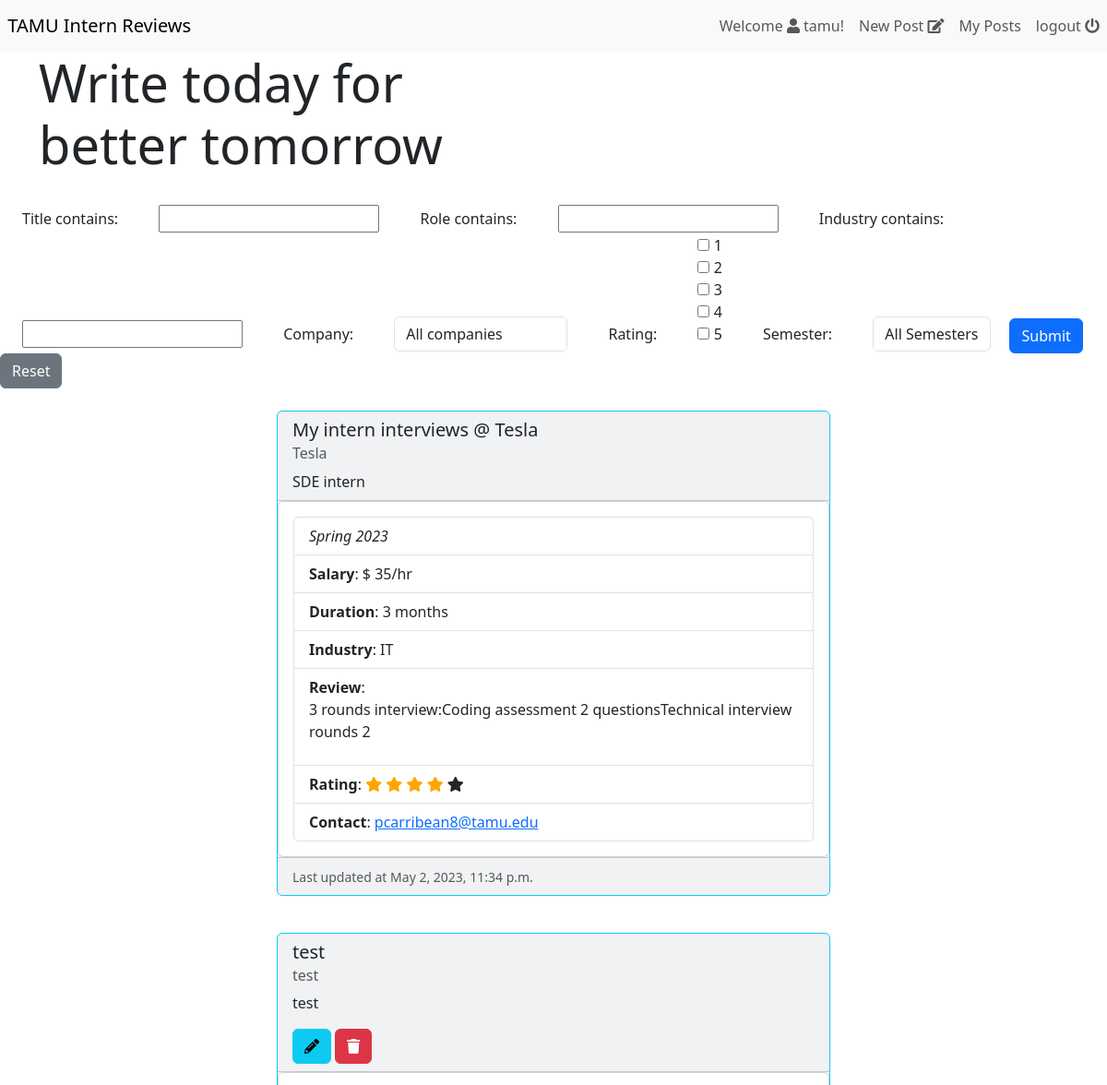
The app's page /posts (signed in, upper part), older data.
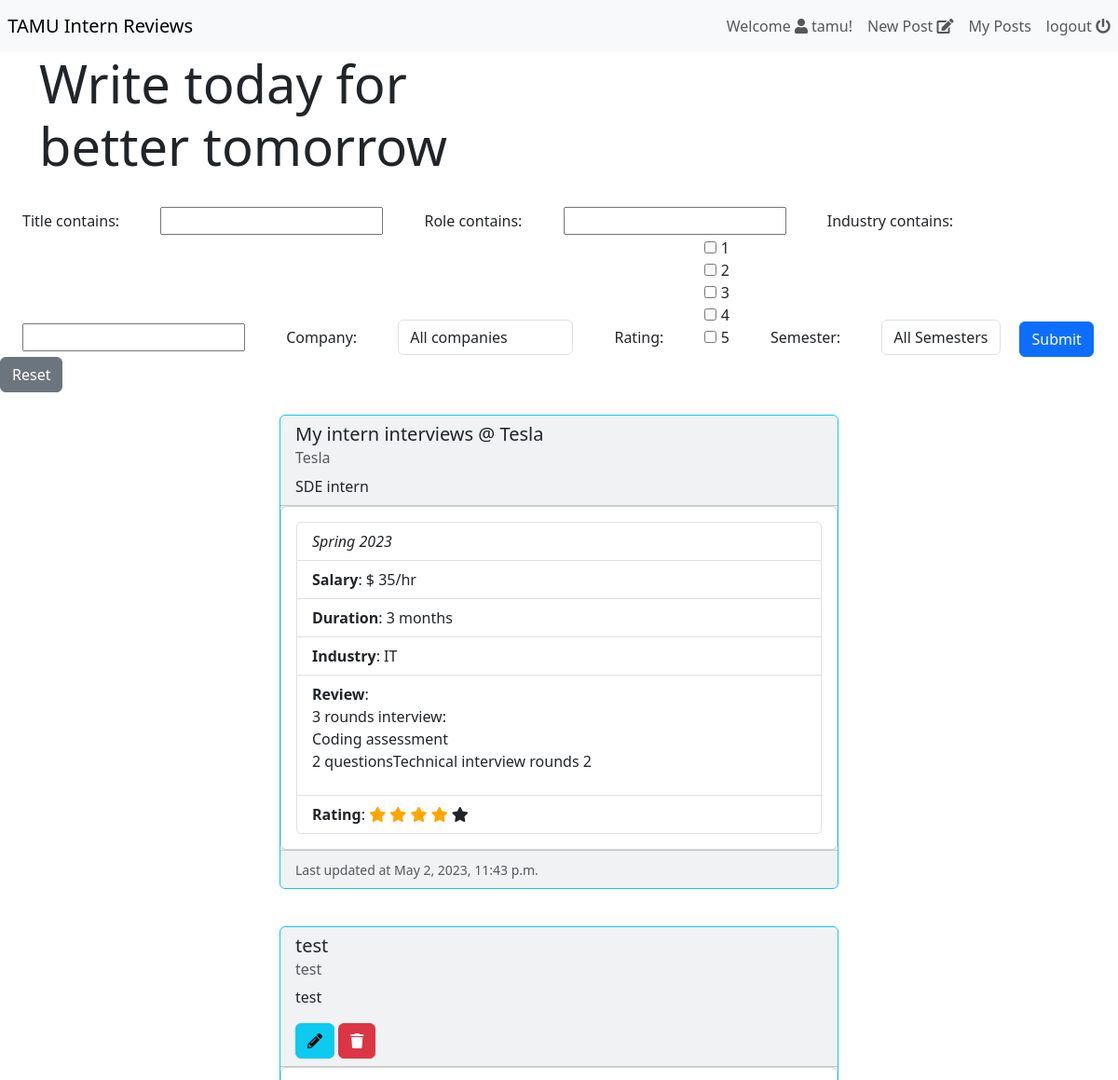
The same page, newer data.
### post/models.py (models this page shows, shortened)
class Post(models.Model):
    company = models.CharField(max_length=150)
    role = models.CharField(max_length=150)
    title = models.CharField(max_length=150)
    review = models.CharField(max_length=500)
    rating = models.IntegerField()
    duration = models.IntegerField()
    semester = models.CharField(max_length=15)
    year = models.PositiveIntegerField(default=current_year(), validators=[
                                       MinValueValidator(2013), max_value_current_year])
    salary = models.PositiveIntegerField(blank=True, null=True)
    industry = models.CharField(max_length=150, blank=True, null=True)
    email = models.EmailField(help_text='Enter your Texas A&M email')
    created_date = models.DateTimeField(auto_now_add=True)
    modified_date = models.DateTimeField(auto_now=True)
    show_email = models.BooleanField()
    objects = models.Manager()

### post/views.py (the view)
# urls.py: path('posts', views.list_posts, name='list_posts'),
def list_posts(request):
    posts = Post.objects.all().order_by('modified_date').reverse()
    filters = PostFilter(request.GET, queryset=posts)
    context = {
        'posts': posts,
        'filter': filters
    }
    return render(request, 'post/list.html', context)

### post/models.py (called while the page is built)
    def __str__(self):
        return self.semester

### post/templates/post/list.html (shortened to what this page needs)
{% extends "../registration/home.html" %} {% block content %}
<form method="get" class="form-inline">
  {% for fil in filter.form %}
  <div class="form-check form-check-inline">{{ fil.label }}:</div>
  <div class="form-check form-check-inline">{{fil}}</div>
  {% endfor %}
  <input class="btn btn-primary" type="submit" />
  <a type="button" class="btn btn-secondary" href="{% url 'list_posts' %}"
    >Reset</a
  >
</form>
<div class="row row-cols-2 row-cols-md-2 g-4">
  {% for p in filter.qs %}
  <div class="col w-100">
    <div class="card border border-info bg-light shadow-0 mb-3 mx-auto w-50">
      <div class="card-header" id="headingOne">
        <h5 class="card-title">{{ p.title }}</h5>
        <h6 class="card-subtitle mb-2 text-muted">{{ p.company }}</h6>
        <p class="card-text">{{ p.role }}</p>
        {% if p.email == user.email %}
        <a
          type="button"
          class="btn btn-info"
          href="{% url 'edit_post' id=p.id %}"
          ><i class="fas fa-pencil-alt"></i
        ></a>
        <button
          type="button"
          class="btn btn-danger"
          data-bs-toggle="modal"
          data-bs-target="#deleteModal"
        >
          <i class="fas fa-trash"></i>
        </button>
        {% endif %}
      </div>
      <div id="collapseExample" class="collapse show">
        <div class="card card-body">
          <ul class="list-group list-group-light">
            <li class="list-group-item px-3">
              <i>{{ p.semester }} {{ p.year }}</i>
            </li>
            <li class="list-group-item px-3">
              <b>Salary</b>: {% if p.salary %} $ {{p.salary}}/hr {% else %} -
              {%endif%}
            </li>
            <li class="list-group-item px-3">
              <b>Duration</b>: {{p.duration}} months
            </li>
            <li class="list-group-item px-3">
              <b>Industry</b>: {{p.industry|default_if_none:"-"}}
            </li>
            <li class="list-group-item px-3">
              <b>Review</b>:
              <br />
              {{p.review|linebreaks }}
            </li>
            <li class="list-group-item px-3">
              <b>Rating</b>:
              <span
                class="fa fa-star {% if p.rating > 0 %} yellow-star {% endif %}"
              ></span>
              <span
                class="fa fa-star {% if p.rating > 1 %} yellow-star {% endif %}"
              ></span>
              <span
                class="fa fa-star {% if p.rating > 2 %} yellow-star {% endif %}"
              ></span>
              <span
                class="fa fa-star {% if p.rating > 3 %} yellow-star {% endif %}"
              ></span>
              <span
                class="fa fa-star {% if p.rating > 4 %} yellow-star {% endif %}"
              ></span>
            </li>
            {% if p.show_email%}
            <li class="list-group-item px-3">
              <b>Contact</b>: <a href="mailto:{{p.email}}">{{p.email}}</a>
            </li>
            {% endif %}
          </ul>
        </div>
      </div>
      <div class="card-footer">
        <small class="text-muted">Last updated at {{p.modified_date}}</small>
      </div>
    </div>
  </div>
  {% endfor %}
</div>
{% endblock content %}

### templates/registration/home.html (shortened to what this page needs)
<!DOCTYPE html>
<html>
  <head>
    {% load bootstrap5 %}
    {% bootstrap_css %}
    {% load fontawesome_5 %}
    {% fontawesome_5_static %}
    {% load static %}
  </head>
  <body>
    {% if user.is_authenticated %}
    <nav class="navbar navbar-expand-sm navbar-light bg-light">
        &nbsp;&nbsp;<a class="navbar-brand justify-content-between " href="{% url 'list_posts' %}">TAMU Intern Reviews</a>
        <div class="collapse navbar-collapse justify-content-end" id="navbarText">
          <ul class="navbar-nav ml-auto mb-2 mb-lg-0">
            <li class="nav-item">
              <a class="nav-link" href="">Welcome <i class="fas fa-user"></i>&nbsp;{{ user.username }}!</a>
            </li>
            <li class="nav-item">
              <a class="nav-link" href="{% url 'create_post' %}">New Post&nbsp;<i class='fas fa-edit'></i></a>
              </li>
              <li class="nav-item">
                <a class="nav-link" href="{% url 'my_posts' %}">My Posts</a>
              </li>
            <li class="nav-item">
              <a class="nav-link" href="{% url 'logout' %}">logout&nbsp;<i class='fas fa-power-off'></i></a>
            </li>
          </ul>
        </div>
      </nav>
    <div class="container">
      <div class="row">
        <div class="col-sm-12 col-md-12 col-lg-6 pb-4">
          <h2 class="display-4 font-weight-bold">Write today for better tomorrow</h1>
        </div>
        <div class="col-sm-12 col-md-12 col-lg-6">
        </div>
      </div>
    </div>
  </body>
</html>
{% block content %}
{% endblock %}
{% else %}
    <div class="alert alert-success" role="alert">
        <h3>Welcome!</h3>
        <a href="{% url 'register' %}">Signup</a>
        <a href="{% url 'login' %}">Login</a>
    </div>
{% endif %}

### templates/registration/home.html (style rules this page uses)
.yellow-star { color: orange; }

Row changes from the older to the newer data that the page shows:
changed Post "My intern interviews @ Tesla": review "3 rounds interview:Coding assessment 2 questionsTechnical interview rounds 2" → "3 rounds interview: Coding assessment 2 questionsTechnical interview rounds 2"; modified_date "May 2, 2023, 11:34 p.m." → "May 2, 2023, 11:43 p.m."; show_email True → False (drawn); email "pcarribean8@tamu.edu" → (not shown)
